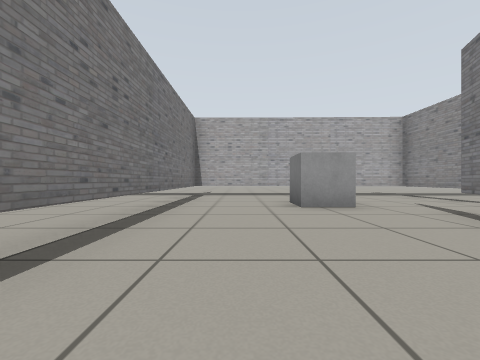
View 1 (above)

21 first-person views from a walk through a world built for the Gazebo simulator. The camera is 0.5 m above the floor, looks level and sees 90° across. The floor is counted in squares, 1 m on a side. Each view is taken from the middle of a square. On the plan, view 1 faces up. The plan holds only what a view shows up to about 9 squares ahead; the rest is blank.

View 2
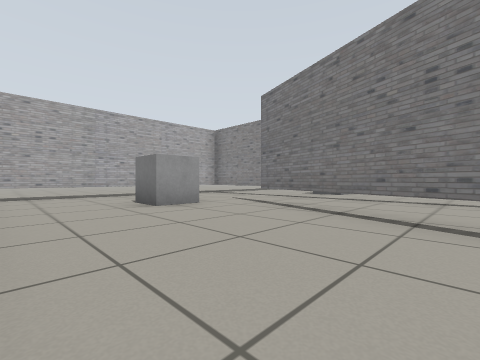

View 3
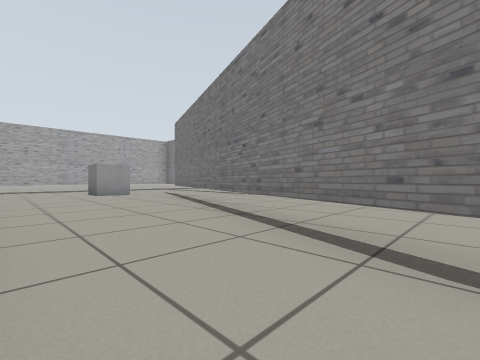

View 4
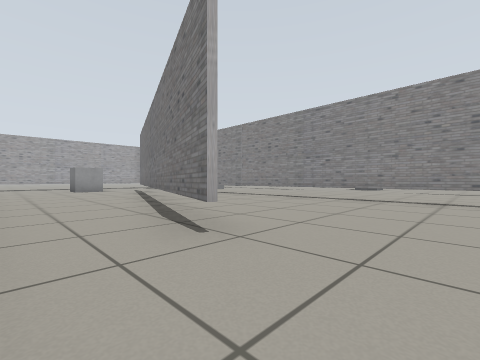

View 5
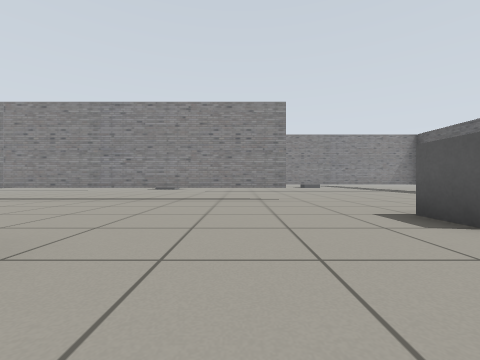

View 6
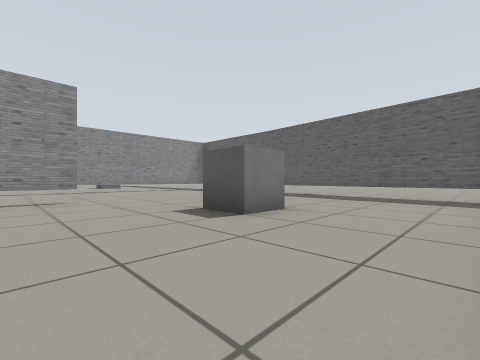

View 7
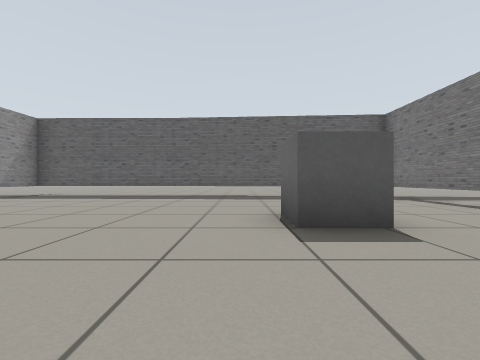

View 8
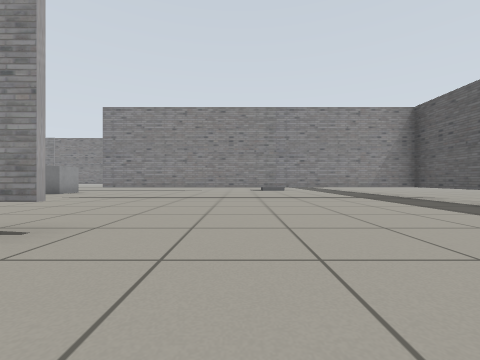

View 9
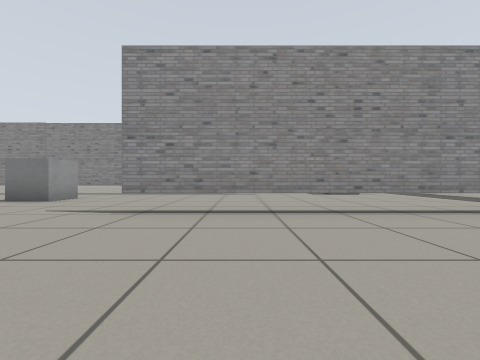

View 10
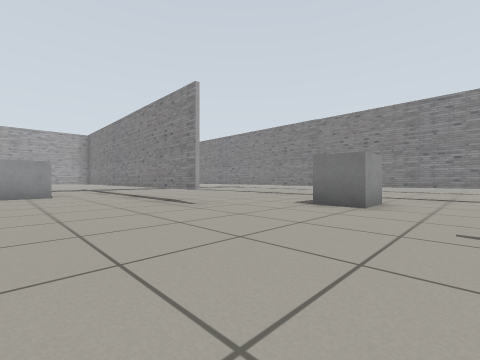

View 11
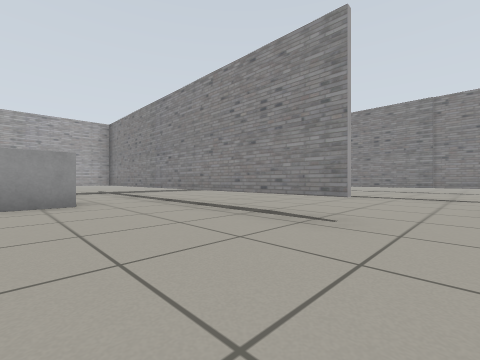

View 12
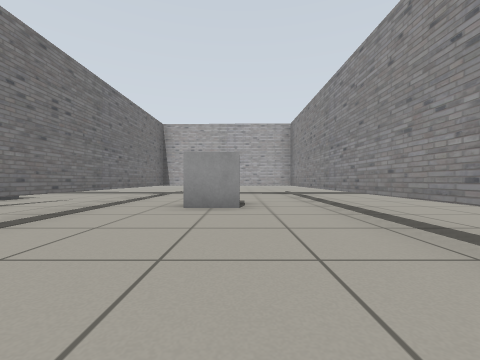

View 13
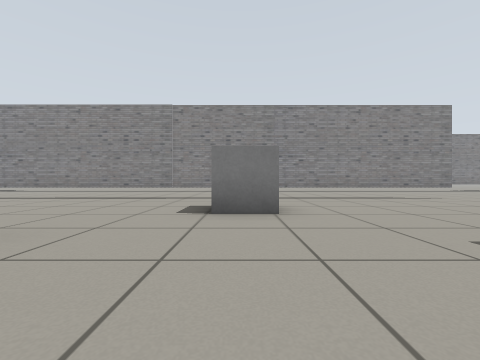

View 14
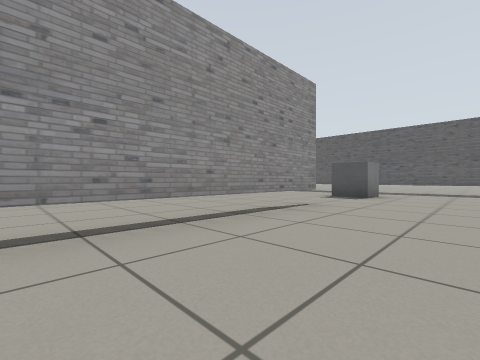

View 15
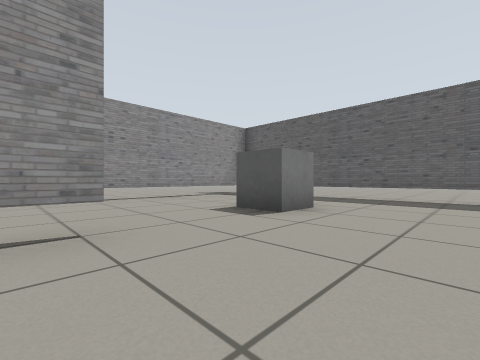

View 16
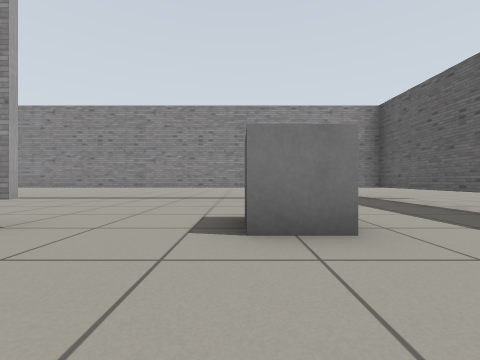

View 17
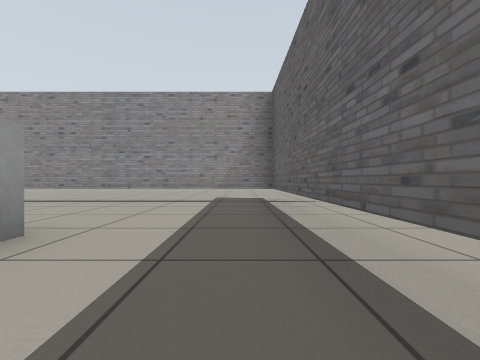

View 18
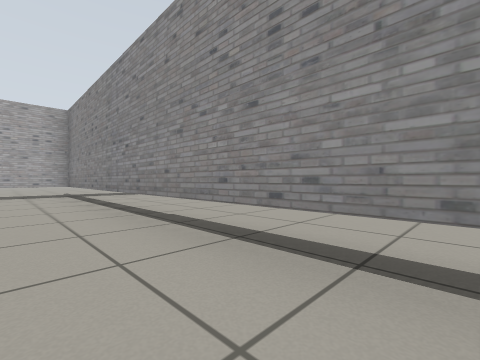

View 19
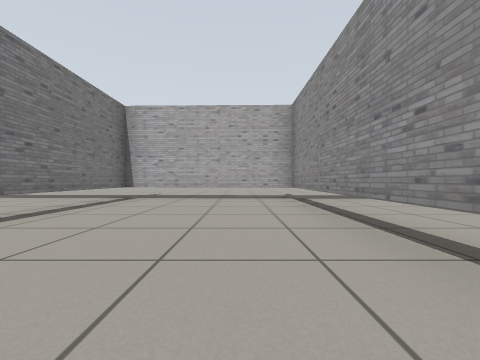

View 20
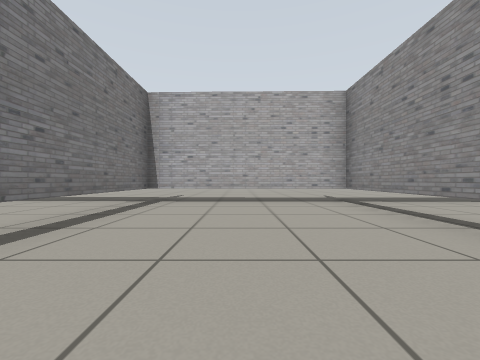

View 21
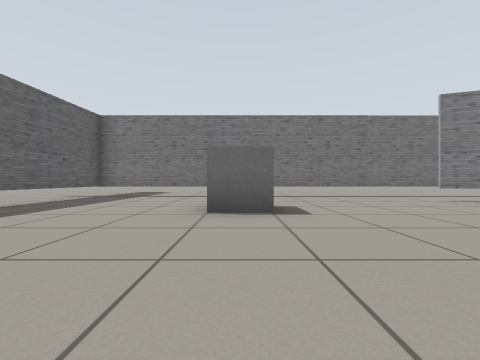

### Floor plan
Key: @ floor where view 1 was taken; # wall or solid block; . floor; T thing the floor can be seen under or through; B grey box.
Columns run from 2 left of view 1 to 19 right of it. Each row starts with its distance up from view 1.
  8 ##################
  7 #......T....T....#.
  6 #......T....T...T..
  5 #..BB..T....T...T..
  4 #......T.BB.T...T..
  3 #....T.T....T...T..
  2 #....T.T....T...T..
  1  ....T. ....T...T..
  0  .@.T..T....T...T...
 -1  ...T..T........T....
 -2  ..T...T.........T...
 -3  ..T...T......B..T..
 -4 #..T...T.........T...
 -5 #.T....T.........T...#
 -6 #......T.........T...#
 -7 #......T....T....T...#
 -8 #......T....T....T...#
 -9 #...........T........#
-10 #...B.......T........#
-11 #...........T...BB...#
-12 #...........T...BB...#
-13 #...........T........#
-14 #...........T........#
-15 ######################

Where each view was taken, in squares from view 1:
view 1: 0 up, 0 right, facing up
view 2: 0 up, 1 left, facing up-right
view 3: 4 down, 1 left, facing up-right
view 4: 7 down, 1 left, facing up-right
view 5: 7 down, 1 left, facing right
view 6: 7 down, 1 left, facing down-right
view 7: 7 down, 3 right, facing down
view 8: 10 down, 3 right, facing right
view 9: 8 down, 6 right, facing right
view 10: 5 down, 7 right, facing up-right
view 11: 2 down, 7 right, facing up-right
view 12: 1 down, 8 right, facing up
view 13: 3 down, 8 right, facing right
view 14: 4 down, 12 right, facing down-right
view 15: 8 down, 12 right, facing down-right
view 16: 11 down, 12 right, facing right
view 17: 14 down, 13 right, facing right
view 18: 1 down, 13 right, facing up-right
view 19: 1 up, 13 right, facing up
view 20: 2 up, 12 right, facing up
view 21: 10 down, 6 right, facing left
